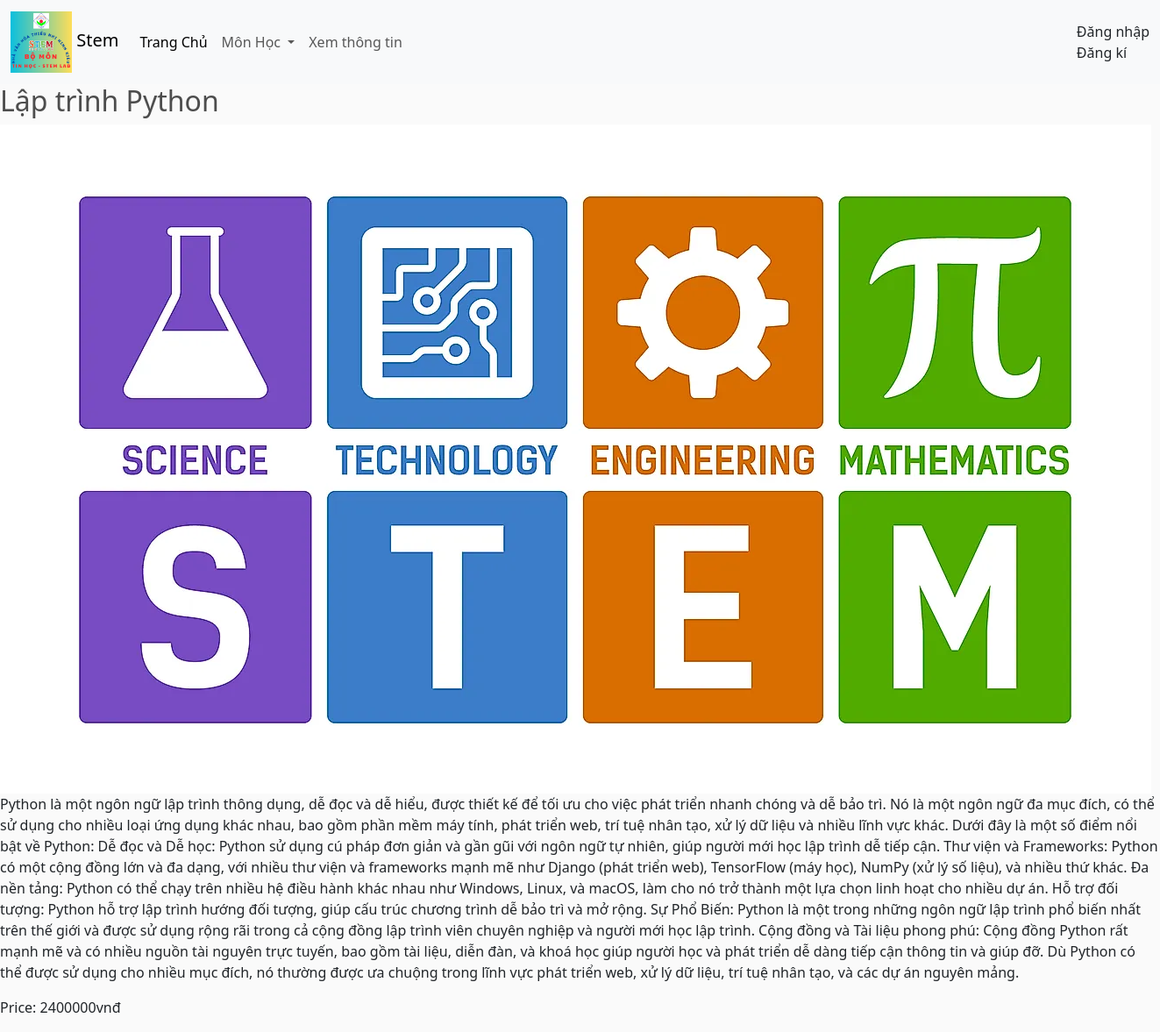
The app's page /subject/1/ with its own data.
### app/models.py (models this page shows, shortened)
class Subject(models.Model):
    category = models.ManyToManyField(Category, related_name='subject')
    name = models.CharField(max_length=200,null=True)
    price = models.FloatField()
    develop = models.BooleanField(default=False,null=True,blank=False)
    image = models.ImageField(null=True, blank=True)
    description = models.TextField(null=True, blank=True)
    content = models.TextField(null=True, blank=True)
    lessons = models.ManyToManyField('Lesson', through='LessonDetail')
    @property
    def ImageURL(self):
        try:
            url = self.image.url
        except:
            url = ''
        return url

### app/views.py (the view)
# urls.py: path('subject/<int:subject_id>/', views.subject_detail, name='subject_detail'),
def subject_detail(request, subject_id):
    subject = get_object_or_404(Subject, id=subject_id)
    context = {'subject': subject}
    return render(request, 'app/subject_detail.html', context)

### app/templates/app/subject_detail.html (shortened to what this page needs)
{% extends 'app/base.html' %}
{% load static  %}
        {% block register %}
        <h2>{{ subject.name }}</h2>
    <img src="{{ subject.ImageURL }}" alt="{{ subject.name }}">
    <p>{{ subject.description }}</p>
    <p>Price: {{ subject.price | floatformat:0 }}vnđ</p>
        {% endblock register %}

### app/static/app/css/main.css (style rules this page uses)
body { background-color: hsl(0, 0%, 98%); }
h1,h2,h3,h4,h5,h6 { color:hsl(0, 0%, 30%); }

### records on screen
Subject: name "Lập trình Python", ImageURL (picture), description "Python là một ngôn ngữ lập trình thông dụng, dễ đọc và dễ hiểu, được thiết kế để tối ưu cho việc phát triển nhanh chóng và dễ bảo trì. Nó là một ngôn ngữ đa mục đích, có thể sử dụng cho nhiều loại ứng dụng khác nhau, bao gồm phần mềm máy tính, phát triển web, trí tuệ nhân tạo, xử lý dữ liệu và nhiều lĩnh vực khác. Dưới đây là một số điểm nổi bật về Python: Dễ đọc và Dễ học: Python sử dụng cú pháp đơn giản và gần gũi với ngôn ngữ tự nhiên, giúp người mới học lập trình dễ tiếp cận. Thư viện và Frameworks: Python có một cộng đồng lớn và đa dạng, với nhiều thư viện và frameworks mạnh mẽ như Django (phát triển web), TensorFlow (máy học), NumPy (xử lý số liệu), và nhiều thứ khác. Đa nền tảng:…", price "2400000"
